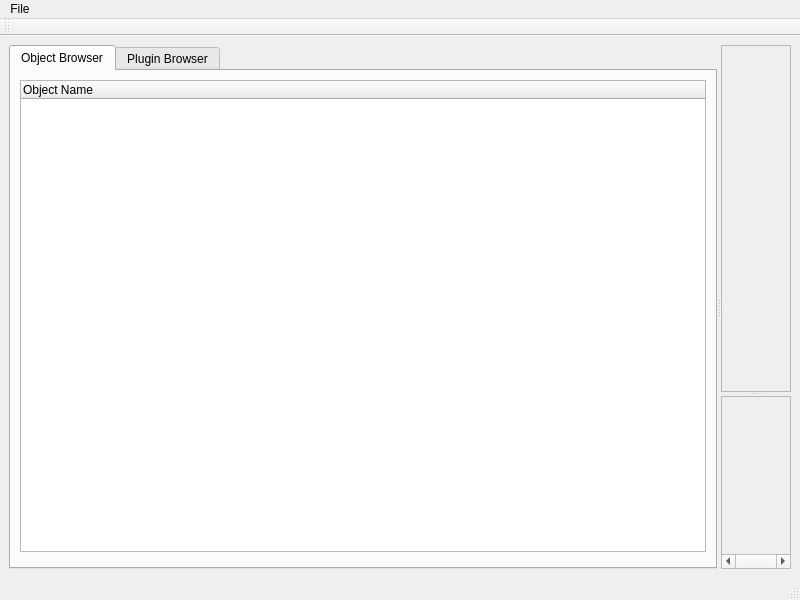
<?xml version="1.0" encoding="UTF-8"?>
<ui version="4.0">
 <class>rtMainWindowUI</class>
 <widget class="QMainWindow" name="rtMainWindowUI">
  <property name="geometry">
   <rect>
    <x>0</x>
    <y>0</y>
    <width>800</width>
    <height>600</height>
   </rect>
  </property>
  <property name="windowTitle">
   <string>Vurtigo</string>
  </property>
  <widget class="QWidget" name="centralwidget">
   <layout class="QHBoxLayout" name="horizontalLayout">
    <item>
     <widget class="QSplitter" name="splitter_2">
      <property name="orientation">
       <enum>Qt::Horizontal</enum>
      </property>
      <widget class="QTabWidget" name="tabWidget">
       <property name="currentIndex">
        <number>0</number>
       </property>
       <widget class="QWidget" name="objBrowse">
        <attribute name="title">
         <string>Object Browser</string>
        </attribute>
        <layout class="QVBoxLayout" name="verticalLayout">
         <item>
          <widget class="QTreeWidget" name="objectTree">
           <column>
            <property name="text">
             <string>Object Name</string>
            </property>
           </column>
          </widget>
         </item>
         <item>
          <widget class="QFrame" name="frame_2">
           <property name="frameShape">
            <enum>QFrame::StyledPanel</enum>
           </property>
           <property name="frameShadow">
            <enum>QFrame::Raised</enum>
           </property>
          </widget>
         </item>
        </layout>
       </widget>
       <widget class="QWidget" name="pluginBrowse">
        <attribute name="title">
         <string>Plugin Browser</string>
        </attribute>
        <layout class="QVBoxLayout" name="verticalLayout_2">
         <item>
          <widget class="QTreeWidget" name="pluginTree">
           <column>
            <property name="text">
             <string>Plugin Name</string>
            </property>
           </column>
           <column>
            <property name="text">
             <string>Plugin Version</string>
            </property>
           </column>
           <column>
            <property name="text">
             <string>Enabled</string>
            </property>
           </column>
          </widget>
         </item>
        </layout>
       </widget>
      </widget>
      <widget class="QSplitter" name="splitter">
       <property name="orientation">
        <enum>Qt::Vertical</enum>
       </property>
       <widget class="QFrame" name="frame">
        <property name="frameShape">
         <enum>QFrame::StyledPanel</enum>
        </property>
        <property name="frameShadow">
         <enum>QFrame::Raised</enum>
        </property>
       </widget>
       <widget class="QScrollArea" name="scrollArea">
        <property name="verticalScrollBarPolicy">
         <enum>Qt::ScrollBarAlwaysOff</enum>
        </property>
        <property name="horizontalScrollBarPolicy">
         <enum>Qt::ScrollBarAlwaysOn</enum>
        </property>
        <property name="widgetResizable">
         <bool>true</bool>
        </property>
        <widget class="QWidget" name="scrollAreaWidgetContents">
         <property name="geometry">
          <rect>
           <x>0</x>
           <y>0</y>
           <width>416</width>
           <height>166</height>
          </rect>
         </property>
        </widget>
       </widget>
      </widget>
     </widget>
    </item>
   </layout>
  </widget>
  <widget class="QMenuBar" name="menubar">
   <property name="geometry">
    <rect>
     <x>0</x>
     <y>0</y>
     <width>800</width>
     <height>25</height>
    </rect>
   </property>
   <widget class="QMenu" name="menuFile">
    <property name="title">
     <string>File</string>
    </property>
   </widget>
   <addaction name="menuFile"/>
  </widget>
  <widget class="QStatusBar" name="statusbar"/>
  <widget class="QToolBar" name="toolBar">
   <property name="windowTitle">
    <string>toolBar</string>
   </property>
   <attribute name="toolBarArea">
    <enum>TopToolBarArea</enum>
   </attribute>
   <attribute name="toolBarBreak">
    <bool>false</bool>
   </attribute>
  </widget>
 </widget>
 <resources/>
 <connections/>
</ui>
